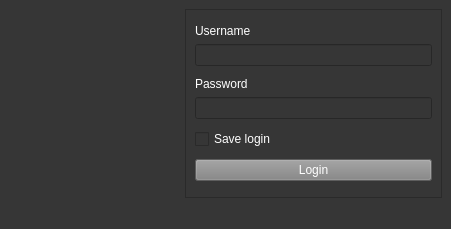
<?xml version="1.0" encoding="UTF-8"?>
<ui version="4.0">
 <class>MainWindow</class>
 <widget class="QMainWindow" name="MainWindow">
  <property name="geometry">
   <rect>
    <x>0</x>
    <y>0</y>
    <width>451</width>
    <height>229</height>
   </rect>
  </property>
  <property name="windowTitle">
   <string>MainWindow</string>
  </property>
  <property name="styleSheet">
   <string notr="true">background-color: rgb(54, 54, 54);</string>
  </property>
  <widget class="QWidget" name="centralwidget">
   <layout class="QHBoxLayout" name="horizontalLayout">
    <item>
     <widget class="QLabel" name="label_3">
      <property name="minimumSize">
       <size>
        <width>170</width>
        <height>170</height>
       </size>
      </property>
      <property name="maximumSize">
       <size>
        <width>16777215</width>
        <height>170</height>
       </size>
      </property>
      <property name="styleSheet">
       <string notr="true">background-image: url(:/content/plexcord.png);</string>
      </property>
      <property name="text">
       <string/>
      </property>
     </widget>
    </item>
    <item>
     <widget class="QFrame" name="frame">
      <property name="frameShape">
       <enum>QFrame::StyledPanel</enum>
      </property>
      <property name="frameShadow">
       <enum>QFrame::Raised</enum>
      </property>
      <layout class="QVBoxLayout" name="verticalLayout_3">
       <item>
        <layout class="QVBoxLayout" name="verticalLayout">
         <item>
          <widget class="QLabel" name="label">
           <property name="maximumSize">
            <size>
             <width>16777215</width>
             <height>15</height>
            </size>
           </property>
           <property name="styleSheet">
            <string notr="true">color: rgb(255, 255, 255);</string>
           </property>
           <property name="text">
            <string>Username</string>
           </property>
          </widget>
         </item>
         <item>
          <widget class="QLineEdit" name="lineEdit">
           <property name="styleSheet">
            <string notr="true">color: rgb(255, 255, 255);
</string>
           </property>
          </widget>
         </item>
        </layout>
       </item>
       <item>
        <layout class="QVBoxLayout" name="verticalLayout_2">
         <item>
          <widget class="QLabel" name="label_2">
           <property name="maximumSize">
            <size>
             <width>16777215</width>
             <height>15</height>
            </size>
           </property>
           <property name="styleSheet">
            <string notr="true">color: rgb(255, 255, 255);</string>
           </property>
           <property name="text">
            <string>Password</string>
           </property>
          </widget>
         </item>
         <item>
          <widget class="QLineEdit" name="lineEdit_2">
           <property name="styleSheet">
            <string notr="true">color: rgb(255, 255, 255);</string>
           </property>
          </widget>
         </item>
        </layout>
       </item>
       <item>
        <widget class="QCheckBox" name="checkBox">
         <property name="styleSheet">
          <string notr="true">color: rgb(255, 255, 255);</string>
         </property>
         <property name="text">
          <string>Save login</string>
         </property>
        </widget>
       </item>
       <item>
        <widget class="QPushButton" name="pushButton">
         <property name="styleSheet">
          <string notr="true">color: rgb(255, 255, 255);
background-color: rgb(130, 130, 130);</string>
         </property>
         <property name="text">
          <string>Login</string>
         </property>
        </widget>
       </item>
      </layout>
     </widget>
    </item>
   </layout>
  </widget>
  <widget class="QMenuBar" name="menubar">
   <property name="geometry">
    <rect>
     <x>0</x>
     <y>0</y>
     <width>451</width>
     <height>21</height>
    </rect>
   </property>
  </widget>
  <widget class="QStatusBar" name="statusbar"/>
 </widget>
 <resources>
  <include location="content/src.qrc"/>
 </resources>
 <connections/>
</ui>
